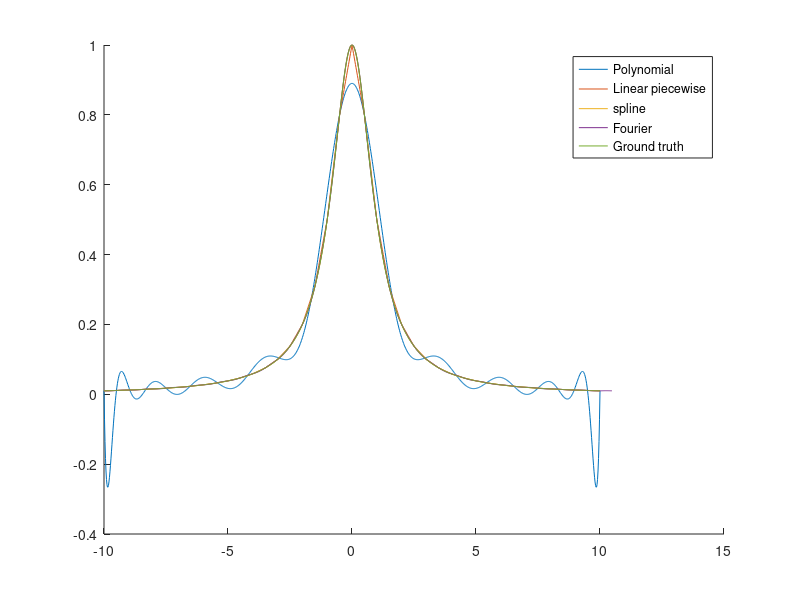

Source code (MATLAB):

f = @(x) 1 ./ (1 + x .^ 2);
% f = @(x) cos(2 * pi * x);
x0 = -10;
x1 = 10;
N = 41;
N_test = 1001;

x = linspace(x0, x1, N);
y = f(x);

x_test = linspace(x0, x1, N_test);
y_test = f(x_test);

% polynomial
degree = 20;
w = polyfit(x, y, degree); 
y_poly = polyval(w, x_test);

% linear piecewise polynomial
y_interp = interp1(x, y, x_test);

% spline
p = csape(x, y, 'second');
y_spline = fnval(p, x_test);

% Fourier interpolation
y_ft = interpft(y, N_test);
dx = (x(2) - x(1)) / N_test * N;
x_test_ft = x0:dx:((N_test - 1) * dx + x0);


hold on
plot(x_test, y_poly)
plot(x_test, y_interp)
plot(x_test, y_spline)
plot(x_test_ft, y_ft)
plot(x_test, y_test)
legend('Polynomial', 'Linear piecewise', 'spline', 'Fourier', 'Ground truth')

var_poly = [x_test' y_poly'];
var_interp = [x_test' y_interp'];
var_spline = [x_test' y_spline'];
var_ft = [x_test_ft' y_ft'];
var_gt = [x_test' y_test'];
save('poly_Matlab.dat', 'var_poly', '-ascii')
save('interp_Matlab.dat', 'var_interp', '-ascii')
save('spline_Matlab.dat', 'var_spline', '-ascii')
save('ft_Matlab.dat', 'var_ft', '-ascii')
% save('gt_Matlab.dat', 'var_gt', '-ascii')


